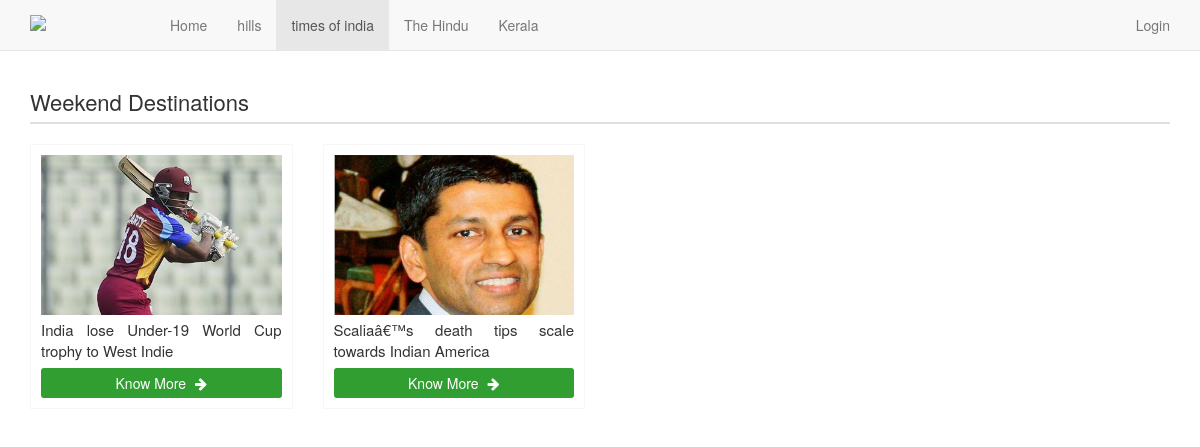
The page /category_page.php?cid=10154645-d30f-11e5-962f-f0def14bce9f on the database its author committed.
### tables this page shows
CREATE TABLE IF NOT EXISTS `tbl_categories` (
  `category_id` varchar(36) NOT NULL,
  `category_name` varchar(50) NOT NULL,
  `description` longblob NOT NULL,
  PRIMARY KEY (`category_id`)
);

CREATE TABLE IF NOT EXISTS `tbl_product` (
  `product_id` varchar(36) NOT NULL,
  `product_name` varchar(50) NOT NULL,
  `product_short_desc` blob NOT NULL,
  `product_full_desc` longblob NOT NULL,
  `image_url` blob NOT NULL,
  `dp_imageUrl` blob NOT NULL,
  `video_url` blob NOT NULL,
  `category_id` varchar(36) NOT NULL,
  PRIMARY KEY (`product_id`)
);

### category_page.php (the view, shortened to what this page needs)
<!DOCTYPE html>
<?php
	$category_id='';
	if(isset($_GET['cid'])){
		$category_id=$_GET['cid'];
	}
	$link = mysqli_connect('localhost:3306', 'root', '', 'project');
?>
<html lang="en">
	<head>
		<link href="css/bootstrap.min.css" rel="stylesheet">
		<link href="css/style.css" rel="stylesheet">
		<link rel="stylesheet" href="css/font-awesome.css" type="text/css" >
	</head>
	<body>
    <nav class="navbar navbar-default navbar-fixed-top">
		<div class="container">
			<div class="navbar-header">
				<a class="navbar-brand" href="index.php"><img src="http://www.skilladda.com/assets/images/skilladda_logo180.png" style="width:110px;" /></a>
			</div>
			<div id="navbar" class="navbar-collapse collapse" aria-expanded="false" style="height: 1px;">
				<ul class="nav navbar-nav">
					<li><a href="index.php">Home</a></li>
				<?php
						$sql    = "select category_id,category_name from tbl_categories";
						$result = mysqli_query($link, $sql);
						while($row = mysqli_fetch_assoc($result)) {
							$ac='';
							if($category_id==$row['category_id']){
								$ac='active';
							}
							echo '<li class="'.$ac.'"><a href="category_page.php?cid='.$row['category_id'].'">'.$row['category_name'].'</a></li>';
						}
					?>
				</ul>
				<ul class="nav navbar-nav navbar-right">
					<li class="">
					<?php
						if(isset($_SESSION['userLogin'])){
							if($_SESSION['userLogin'] == 'LoggedIn'){ ?>
								<a href="logout.php">Logout <span class="sr-only">(current)</span></a></li>
							<?php }else{
							?>
							<a href="login.php">Login <span class="sr-only">(current)</span></a></li>
						<?php
							}
						}else{ ?>
								<a href="login.php">Login <span class="sr-only">(current)</span></a></li>
						<?php
						}
					?>
				</ul>
			</div>
		</div>
    </nav>
    <div class="container">
		<div class="row">
			<div class="col-md-12 col-sm-12 col-xs-12">
				<div class="category-name">Weekend Destinations</div>
				<hr class="br-grey mt-5"></hr>
			</div>
			<div class="col-md-12 col-sm-12 col-xs-12">
				<div class="row">
					<?php
						$sql    = "select product_id,product_name,product_short_desc,product_full_desc,image_url,dp_imageUrl,video_url,category_id from tbl_product where category_id='".$category_id."'";
						$result = mysqli_query($link, $sql);
						while($row = mysqli_fetch_assoc($result)) {
							?>
							<div class="col-md-3 col-sm-4 col-xs-12">
								<div class="product-box">
									<div class="text-center">
										<img src="<?php echo "images/".$row['image_url']; ?>" class="product-img" />
									</div>
									<div class="text-head">
										<?php echo $row['product_name']; ?>
									</div>
									<a href="<?php echo 'product_detail.php?pid='.$row['product_id']; ?>" class="detail-btn">Know More <i class="fa fa-arrow-right"></i></a>
								</div>
							</div>
						<?php
						}
					?>
				</div>
			</div>
		</div>
    </div>
	</body>
</html>

### css/style.css (style rules this page uses)
.navbar-fixed-top { position: relative; }
.category-name { font-size:22px; margin-top:15px; }
.product-box { border:1px solid #f7f7f7; padding:10px; margin-bottom:10px; }
.product-img { width:100%; height:160px; }
.text-head { height: 50px; font-size: 15px; display: table-cell; vertical-align: middle; text-align:justify; }
.mt-5 { margin-top:5px; }
.br-grey { border: 1px solid #dfdfdf; }
.detail-btn { width: 100%; display: block; height: 30px; text-align: center; padding: 5px; background-color: #309E30; color: white !Important; text-decoration: none !important; border-radius: 3px; margin-top:3px; }
.detail-btn>i { margin-left:5px; }

### rows shown on the page
tbl_categories: category_name "hills"
tbl_categories: category_name "times of india"
tbl_categories: category_name "The Hindu"
tbl_categories: category_name "Kerala"
tbl_product: image_url (picture), product_name "India lose Under-19 World Cup trophy to West Indie"
tbl_product: image_url (picture), product_name "Scaliaâ€™s death tips scale towards Indian America"
